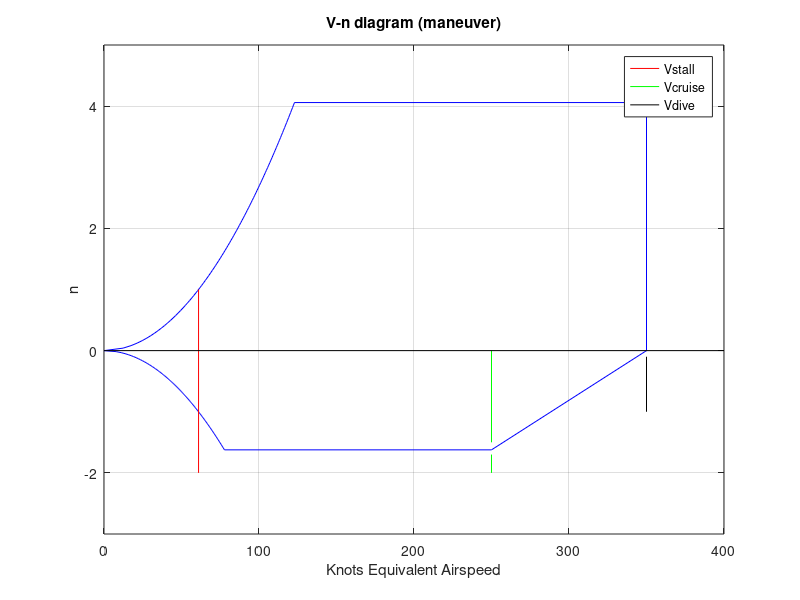
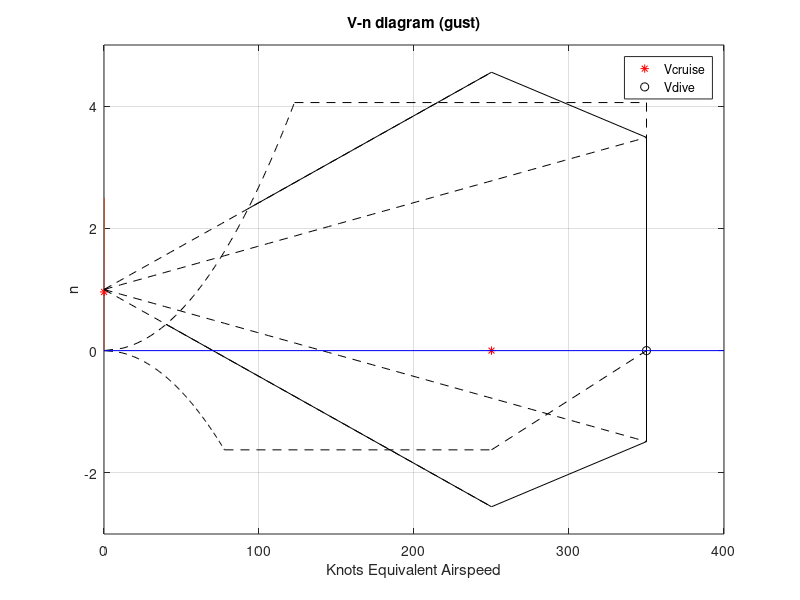
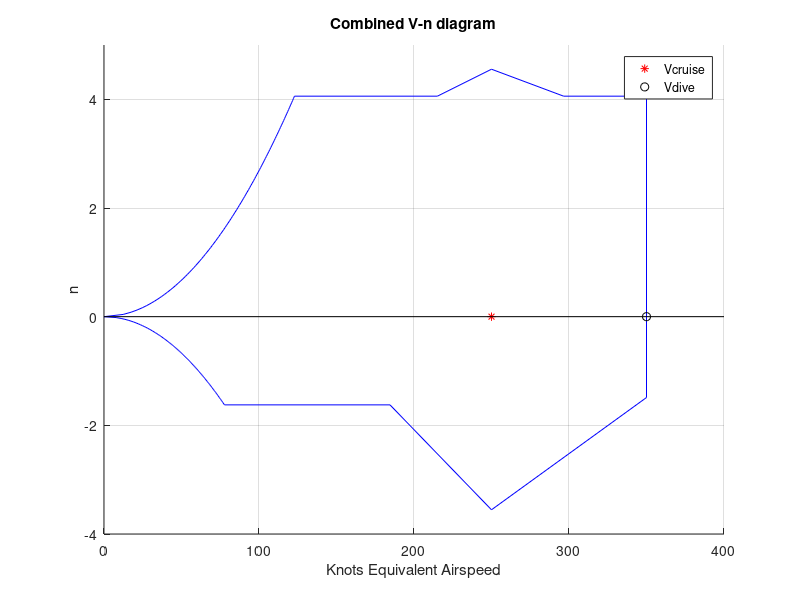

The MATLAB source for these figures, in order:
% Aero 3002 Design Course Calculations

% Redoing Sensitivity analysis and performance matching after finidng new
% L/D max value using drag polar analysis (L/D max = 12.815)
%% Wetted Area Calculations
clear; clc;
% Main Wing
Sexp_wing = 1911; % mm2
Swet_wing = Sexp_wing*(1.977 + (0.52*0.12)); % mm2

% Tail
Sexp_tail = 1068; % mm2
Swet_tail = Sexp_tail*(1.977 + (0.52*0.12)); % mm2

% Canard
Sexp_can = 435; % mm2
Swet_can = Sexp_can*(1.977 + (0.52*0.12)); % mm2

% Fuselage
Atop = 1994; Aside = 1993; % mm2
Swet_fuse = 3.4*((Atop + Aside)/2); % mm2

Swet = Swet_wing + Swet_tail + Swet_can + Swet_fuse; %mm2
fprintf('\nThe wetted area of the concept aircraft is %.2f mm^2\n', Swet);

% Wetted Aspect Ratio (Awetted)

% The wing span (b) of the concept aircraft is 150 mm.
b = 150;
Awetted = b^2/Swet;

fprintf('\nThe wetted aspect ratio of the concept aircraft is %.2f\n',Awetted);

% Using Fig 3.5 in Aircraft Design book, the calculated Awetted value gives
% L/D max of 12.185

%% Initial Sizing

clc; clear;
% Design Specifications

Range = 200; % nmi 
LDmax = 12.2815; Cruise_vel = 250; % knots;
Passenger = 6; Pass_weight = 80; % kg
Payload_weight = 15; % kg
End = 10; % min

% Range Conversion to ft

Rangefts = Range*6076.12; % ft

% Cruise Velocity conversion to ft/s

Cruise_velfts = Cruise_vel*1.68781; % ft/s

% Total Passenger and Paylod Weight in lb

Wtotal = (Passenger*Pass_weight*2.205) + (Passenger*Payload_weight*2.205); % lb;

% Endurance conversion to seconds

Endsec = End * 60; % sec

% Using cruise velocity of 250 knots and Fig 3.3 in Aircraft Design
% Textbook, the SFC (Specific Fuel Consumption) of the concept aircraft is
% 0.7 lb/(lb*hr) during crusie and 0.6 lb/(lb*hr) during loiter.

SFC_cruise = 0.7/3600; % sec
SFC_loit = 0.6/3600; % sec

% Mission Segment Weight Fractions

% Historical Weight Fractions for different mission segment

% Warmup and takeoff = 0.97   Climb  = 0.985    Landing = 0.995
% Info taken form Table 3.2 in Aircraft Design Textbook

W1W0 = 0.97; % takeoff
W2W1 = 0.985; %climb

RC = Rangefts * SFC_cruise;
VLDVal = Cruise_velfts * LDmax;

W3W2 = exp(-RC/VLDVal);

EC = Endsec * SFC_loit;

W4W3 = exp(-EC/LDmax);

W5W4 = W3W2; % Second cruise and loiter is same as first one
W6W5 = W4W3;

W7W6 = 0.995; % Landing

W7W0 = W1W0 * W2W1 * W3W2 * W4W3 * W5W4 * W6W5 * W7W6;

WfW0 = 1.06 * (1- W7W0);

W0gVal = []; WeW0Val = []; WeVal  = []; W0CVal = [];

for W0guess = [10000 5800 5700 5771 5772]
    W0gVal = [W0gVal, W0guess];

    WeW0 = -6*10^-6 * W0guess + 0.6619; % equation derived from research aircrafts
    WeW0Val = [WeW0Val, WeW0];

    W0Cal = Wtotal/(1 - (WfW0) - (WeW0));
    W0CVal = [W0CVal, W0Cal];

    We = WeW0 * W0Cal;
    WeVal = [WeVal, We];
end
 
fprintf('\n W0, guess    We/W0        We         W0, calculated\n')
formatspec = '%7.0f %12.4f %12.3f %15.3f \n';
fprintf(formatspec,[W0gVal; WeW0Val; WeVal; W0CVal]);

W0 = W0CVal(5);
Wf = W0 * WfW0;
We = W0 * ((-6*10^-6 * W0) + 0.6619);
fprintf('\nThe max take-off weight of the concept aircraft is %.3f lb or %.3f kg\n', W0, W0/2.205);

fprintf('\nThe max empty weight is %.3f lb or %.3f kg\n', We, We/2.205);
fprintf('\nThe max fuel weight is %.3f lb or %.3f kg\n', Wf, Wf/2.205);

fprintf('\nThe empty weight fraction is %.7f\n', We/W0);

%% Sensitivity Studies

% values of 25% below and above the max value is taken into consideration
% for these sensitivity studies

% Max take off weight is calculated for each changes in value

%% L/D changes
clear; clc;
for LDVal = 25.625
    Range = 200; % nmi 
    Cruise_vel = 250; % knots;
    Passenger = 6; Pass_weight = 80; % kg
    Payload_weight = 15; % kg
    End = 10; % min

    % Range Conversion to ft

    Rangefts = Range*6076.12; % ft

    % Cruise Velocity conversion to ft/s

    Cruise_velfts = Cruise_vel*1.68781; % ft/s

    % Total Passenger and Paylod Weight in lb

    Wtotal = (Passenger*Pass_weight*2.205) + (Passenger*Payload_weight*2.205); % lb;

    % Endurance conversion to seconds

    Endsec = End * 60; % sec

    % Using cruise velocity of 250 knots and Fig 3.3 in Aircraft Design
    % Textbook, the SFC (Specific Fuel Consumption) of the concept aircraft is
    % 0.7 lb/(lb*hr) during crusie and 0.6 lb/(lb*hr) during loiter.

    SFC_cruise = 0.7/3600; % sec
    SFC_loit = 0.6/3600; % sec

    % Mission Segment Weight Fractions

    % Historical Weight Fractions for different mission segment

    % Warmup and takeoff = 0.97   Climb  = 0.985    Landing = 0.995
    % Info taken form Table 3.2 in Aircraft Design Textbook

    W1W0 = 0.97; % takeoff
    W2W1 = 0.985; %climb

    RC = Rangefts * SFC_cruise;
    VLDVal = Cruise_velfts * LDVal;

    W3W2 = exp(-RC/VLDVal);

    EC = Endsec * SFC_loit;

    W4W3 = exp(-EC/LDVal);

    W5W4 = W3W2; % Second cruise and loiter is same as first one
    W6W5 = W4W3;

    W7W6 = 0.995; % Landing

    W7W0 = W1W0 * W2W1 * W3W2 * W4W3 * W5W4 * W6W5 * W7W6;

    WfW0 = 1.06 * (1- W7W0);

    W0gVal = []; WeW0Val = []; WeVal = []; W0CVal = [];
    for W0guess = 4764
        W0gVal = [W0gVal, W0guess];

        WeW0 = -6*10^-6 * W0guess + 0.6619; % equation derived from research aircrafts
        WeW0Val = [WeW0Val, WeW0];

        W0Cal = Wtotal/(1 - (WfW0) - (WeW0));
        W0CVal = [W0CVal, W0Cal];

        We = WeW0 * W0Cal;
        WeVal = [WeVal, We];
    end
    
    fprintf('\n W0, guess    We/W0        We         W0, calculated\n')
    formatspec = '%7.0f %12.4f %12.3f %15.3f \n';
    fprintf(formatspec,[W0gVal; WeW0Val; WeVal; W0CVal]);
end

%% Range changes
clc; clear;
% Design Specifications

Range = 250; % nmi 
LDmax = 20.5; Cruise_vel = 250; % knots;
Passenger = 6; Pass_weight = 80; % kg
Payload_weight = 15; % kg
End = 10; % min

% Range Conversion to ft

Rangefts = Range*6076.12; % ft

% Cruise Velocity conversion to ft/s

Cruise_velfts = Cruise_vel*1.68781; % ft/s

% Total Passenger and Paylod Weight in lb

Wtotal = (Passenger*Pass_weight*2.205) + (Passenger*Payload_weight*2.205); % lb;

% Endurance conversion to seconds

Endsec = End * 60; % sec

% Using cruise velocity of 250 knots and Fig 3.3 in Aircraft Design
% Textbook, the SFC (Specific Fuel Consumption) of the concept aircraft is
% 0.7 lb/(lb*hr) during crusie and 0.6 lb/(lb*hr) during loiter.

SFC_cruise = 0.7/3600; % sec
SFC_loit = 0.6/3600; % sec

% Mission Segment Weight Fractions

% Historical Weight Fractions for different mission segment

% Warmup and takeoff = 0.97   Climb  = 0.985    Landing = 0.995
% Info taken form Table 3.2 in Aircraft Design Textbook

W1W0 = 0.97; % takeoff
W2W1 = 0.985; %climb

RC = Rangefts * SFC_cruise;
VLDVal = Cruise_velfts * LDmax;

W3W2 = exp(-RC/VLDVal);

EC = Endsec * SFC_loit;

W4W3 = exp(-EC/LDmax);

W5W4 = W3W2; % Second cruise and loiter is same as first one
W6W5 = W4W3;

W7W6 = 0.995; % Landing

W7W0 = W1W0 * W2W1 * W3W2 * W4W3 * W5W4 * W6W5 * W7W6;

WfW0 = 1.06 * (1- W7W0);

W0gVal = []; WeW0Val = []; WeVal = []; W0CVal = [];

for W0guess = 5206
    W0gVal = [W0gVal, W0guess];

    WeW0 = -6*10^-6 * W0guess + 0.6619; % equation derived from research aircrafts
    WeW0Val = [WeW0Val, WeW0];

    W0Cal = Wtotal/(1 - (WfW0) - (WeW0));
    W0CVal = [W0CVal, W0Cal];

    We = WeW0 * W0Cal;
    WeVal = [WeVal, We];
end
 
fprintf('\n W0, guess    We/W0        We         W0, calculated\n')
formatspec = '%7.0f %12.4f %12.3f %15.3f \n';
fprintf(formatspec,[W0gVal; WeW0Val; WeVal; W0CVal]);

%% SFC Cruise changes
clc; clear;
% Design Specifications

Range = 200; % nmi 
LDmax = 20.5; Cruise_vel = 250; % knots;
Passenger = 6; Pass_weight = 80; % kg
Payload_weight = 15; % kg
End = 10; % min

% Range Conversion to ft

Rangefts = Range*6076.12; % ft

% Cruise Velocity conversion to ft/s

Cruise_velfts = Cruise_vel*1.68781; % ft/s

% Total Passenger and Paylod Weight in lb

Wtotal = (Passenger*Pass_weight*2.205) + (Passenger*Payload_weight*2.205); % lb;

% Endurance conversion to seconds

Endsec = End * 60; % sec

% Using cruise velocity of 250 knots and Fig 3.3 in Aircraft Design
% Textbook, the SFC (Specific Fuel Consumption) of the concept aircraft is
% 0.7 lb/(lb*hr) during crusie and 0.6 lb/(lb*hr) during loiter.

for SFC = 0.875
    SFC_cruise = SFC/3600; % sec
    SFC_loit = 0.6/3600; % sec

    % Mission Segment Weight Fractions

    % Historical Weight Fractions for different mission segment

    % Warmup and takeoff = 0.97   Climb  = 0.985    Landing = 0.995
    % Info taken form Table 3.2 in Aircraft Design Textbook

    W1W0 = 0.97; % takeoff
    W2W1 = 0.985; %climb

    RC = Rangefts * SFC_cruise;
    VLDVal = Cruise_velfts * LDmax;

    W3W2 = exp(-RC/VLDVal);

    EC = Endsec * SFC_loit;

    W4W3 = exp(-EC/LDmax);

    W5W4 = W3W2; % Second cruise and loiter is same as first one
    W6W5 = W4W3;

    W7W6 = 0.995; % Landing

    W7W0 = W1W0 * W2W1 * W3W2 * W4W3 * W5W4 * W6W5 * W7W6;

    WfW0 = 1.06 * (1- W7W0);

    W0gVal = []; WeW0Val = []; WeVal = []; W0CVal = [];

    for W0guess = 5206
        W0gVal = [W0gVal, W0guess];

        WeW0 = -6*10^-6 * W0guess + 0.6619; % equation derived from research aircrafts
        WeW0Val = [WeW0Val, WeW0];

        W0Cal = Wtotal/(1 - (WfW0) - (WeW0));
        W0CVal = [W0CVal, W0Cal];

        We = WeW0 * W0Cal;
        WeVal = [WeVal, We];
    end

    fprintf('\n W0, guess    We/W0        We         W0, calculated\n')
    formatspec = '%7.0f %12.4f %12.3f %15.3f \n';
    fprintf(formatspec,[W0gVal; WeW0Val; WeVal; W0CVal]);
end

%% We/Wo Changes
clc; clear;
% Design Specifications

Range = 200; % nmi 
LDmax = 20.5; Cruise_vel = 250; % knots;
Passenger = 6; Pass_weight = 80; % kg
Payload_weight = 15; % kg
End = 10; % min

% Range Conversion to ft

Rangefts = Range*6076.12; % ft

% Cruise Velocity conversion to ft/s

Cruise_velfts = Cruise_vel*1.68781; % ft/s

% Total Passenger and Paylod Weight in lb

Wtotal = (Passenger*Pass_weight*2.205) + (Passenger*Payload_weight*2.205); % lb;

% Endurance conversion to seconds

Endsec = End * 60; % sec

% Using cruise velocity of 250 knots and Fig 3.3 in Aircraft Design
% Textbook, the SFC (Specific Fuel Consumption) of the concept aircraft is
% 0.7 lb/(lb*hr) during crusie and 0.6 lb/(lb*hr) during loiter.

for SFC = 0.7
    SFC_cruise = SFC/3600; % sec
    SFC_loit = 0.6/3600; % sec

    % Mission Segment Weight Fractions

    % Historical Weight Fractions for different mission segment

    % Warmup and takeoff = 0.97   Climb  = 0.985    Landing = 0.995
    % Info taken form Table 3.2 in Aircraft Design Textbook

    W1W0 = 0.97; % takeoff
    W2W1 = 0.985; %climb

    RC = Rangefts * SFC_cruise;
    VLDVal = Cruise_velfts * LDmax;

    W3W2 = exp(-RC/VLDVal);

    EC = Endsec * SFC_loit;

    W4W3 = exp(-EC/LDmax);

    W5W4 = W3W2; % Second cruise and loiter is same as first one
    W6W5 = W4W3;

    W7W6 = 0.995; % Landing

    W7W0 = W1W0 * W2W1 * W3W2 * W4W3 * W5W4 * W6W5 * W7W6;

    WfW0 = 1.06 * (1- W7W0);

    W0gVal = []; WeW0Val = []; WeVal = []; W0CVal = [];

    for W0guess = 8000
        W0gVal = [W0gVal, W0guess];

        WeW0 = 0.790087; % equation derived from research aircrafts
        WeW0Val = [WeW0Val, WeW0];

        W0Cal = Wtotal/(1 - (WfW0) - (WeW0));
        W0CVal = [W0CVal, W0Cal];

        We = WeW0 * W0Cal;
        WeVal = [WeVal, We];
    end

    fprintf('\n W0, guess    We/W0        We         W0, calculated\n')
    formatspec = '%7.0f %12.4f %12.3f %15.3f \n';
    fprintf(formatspec,[W0gVal; WeW0Val; WeVal; W0CVal]);
end

%% Payload Changes

clc; clear;
% Design Specifications

Range = 200; % nmi 
LDmax = 20.5; Cruise_vel = 250; % knots;
Passenger = 6; Pass_weight = 80; % kg
Payload_weight = 18.75; % kg
End = 10; % min

% Range Conversion to ft

Rangefts = Range*6076.12; % ft

% Cruise Velocity conversion to ft/s

Cruise_velfts = Cruise_vel*1.68781; % ft/s

% Total Passenger and Paylod Weight in lb

Wtotal = (Passenger*Pass_weight*2.205) + (Passenger*Payload_weight*2.205); % lb;

% Endurance conversion to seconds

Endsec = End * 60; % sec

% Using cruise velocity of 250 knots and Fig 3.3 in Aircraft Design
% Textbook, the SFC (Specific Fuel Consumption) of the concept aircraft is
% 0.7 lb/(lb*hr) during crusie and 0.6 lb/(lb*hr) during loiter.

SFC_cruise = 0.7/3600; % sec
SFC_loit = 0.6/3600; % sec

% Mission Segment Weight Fractions

% Historical Weight Fractions for different mission segment

% Warmup and takeoff = 0.97   Climb  = 0.985    Landing = 0.995
% Info taken form Table 3.2 in Aircraft Design Textbook

W1W0 = 0.97; % takeoff
W2W1 = 0.985; %climb

RC = Rangefts * SFC_cruise;
VLDVal = Cruise_velfts * LDmax;

W3W2 = exp(-RC/VLDVal);

EC = Endsec * SFC_loit;

W4W3 = exp(-EC/LDmax);

W5W4 = W3W2; % Second cruise and loiter is same as first one
W6W5 = W4W3;

W7W6 = 0.995; % Landing

W7W0 = W1W0 * W2W1 * W3W2 * W4W3 * W5W4 * W6W5 * W7W6;

WfW0 = 1.06 * (1- W7W0);

W0gVal = []; WeW0Val = []; WeVal  = []; W0CVal = [];

for W0guess = 5146
    W0gVal = [W0gVal, W0guess];

    WeW0 = -6*10^-6 * W0guess + 0.6619; % equation derived from research aircrafts
    WeW0Val = [WeW0Val, WeW0];

    W0Cal = Wtotal/(1 - (WfW0) - (WeW0));
    W0CVal = [W0CVal, W0Cal];

    We = WeW0 * W0Cal;
    WeVal = [WeVal, We];
end
 
fprintf('\n W0, guess    We/W0        We         W0, calculated\n')
formatspec = '%7.0f %12.4f %12.3f %15.3f \n';
fprintf(formatspec,[W0gVal; WeW0Val; WeVal; W0CVal]);

%% Performance Matching of various flight condition

% Stall
clear; clc;
row = 1.23; % kg/m3
Vstall = 61; % knots
Clmax_stall = 1.80645;

WS_stall = 0.5*row*Clmax_stall*(Vstall/1.944)^2; % N/m2

% Take-off

TOP = 66.66; % lbf/ft2;
den_ratio = 1;
Cl_TO = Clmax_stall/1.1;

WS_take = @(TW) TOP*47.88*den_ratio*Cl_TO*TW;

% Landing
Sl = 750; Sa = 183;%m
Cl_Land = Clmax_stall; % Cl of landing is same as Cl max at stall
WS_landing = (1/5)*(Sl-Sa)*den_ratio*Cl_Land*9.81;

% Cruise
 % Necessary relationship between T/W (Thrust to Weight ratio) and L/D
 % (Lift to drag ratio) during cruise
 
 % (T/W)cruise = 1/(L/D) cruise
 
 % At cruise, L/D = 1/(qCdo/(W/S) + (W/S*q*pi*A*e))
 
 CD0 = 0.015; % Zero lift drag coefficent for a jet aircraft
 row_25Kft = 0.550196; % kg/m3
 V = 250/1.944; % m/s
 A_wing = 9.9075; % Aspect ratio of wing
 
 q = 0.5*row_25Kft*V^2; % kg/ms2 dynamic pressure at 7620 m 
 
 e = 1.78*(1-0.045*A_wing^0.68) - 0.64; % Oswald efficiency factor for a straight- wing aircraft
 
 TW_cruise = @(WS) ((q*CD0)/WS) + (WS/(q*pi()*A_wing*e));
 
 % Climb
 
 % Thrust to weight equation for climb can be derived through climb
 % equations of motion
 
 % Rate of climb is related to thrust to weight and wing loading using the
 % following equation
 
 % Rc = ((2*WS)/(row*CL_LDmax))^0.5 * (TW - (1/LDmax))
 
 % The rate of climb equation can be isolated for TW (Thrust to weight)
 
 Rc = 0.508; % m/s rate of climb for service
 row_sea = 1.24; % kg/m3 density at sea level
 LDmax = 12.2815;
 
 CL_LDmax = (CD0 * pi()*A_wing*e)^0.5;
 
 TW_climb = @(WS) Rc/(((2*WS)/(row_sea*CL_LDmax))^0.5) + 1/(LDmax);
 
 % Plotting takeoff performance plot
 TakeVal = []; CrusVal = []; ClimbVal = [];
 for TW = linspace(0,0.5)
     Take = WS_take(TW);
     TakeVal = [TakeVal,Take];
 end
 
 for WS = linspace(100,2500)
     Cruise = TW_cruise(WS);
     CrusVal = [CrusVal,Cruise];
 end
 
 for WS = linspace(0,2500)
     Climb = TW_climb(WS);
     ClimbVal = [ClimbVal, Climb];
 end
 figure(1);
 TW = linspace(0,0.6);
 WS_cruise = linspace(100,2500);
 WS_climb = linspace(0,2500);
 plot(TakeVal,TW,'r');
 hold on; grid on;
 plot(WS_cruise,CrusVal,'b');
 plot(WS_climb,ClimbVal,'m');
 plot([WS_stall,WS_stall],[0,0.7],'k');
 plot([WS_landing,WS_landing],[0,0.7],'c');
 title('Performance Matching Analysis for various conditions');
 xlabel('Wo/Sref (N/m^2)');
 ylabel('To/Wo');
 
 % Intersection Points (Design Points)
plot(557.475,0.12763025,'k*');
plot(WS_stall,0.250435992,'g*');
plot(WS_stall, 0.3734, 'r*');
legend('Take-off','Cruise','Climb','Stall','Landing','Design Point 1','Design Point 2', 'Design Point 3');
hold off;

fprintf('\nDesign Point 3 is selected\n');
fprintf('\nThe selected T/W is 0.3734 and the selected W/S is %.4f N/m^2\n',WS_stall);
Thrust = 0.3734*2254.773*9.81; % N
MTOW = 2617.624; % kg Max take-off weight
Sref = (MTOW*9.81)/WS_stall;

fprintf('The selected Sref for the aircraft is %.5f m^2\n',Sref);
fprintf('\nThe selected thrust for the aircraft is %.4f N for two engines\n',Thrust);
fprintf('\nThe selected thrust for the aircraft is %.4f N for one engine\n',Thrust/2);

% Wingspan
b = (A_wing*Sref)^0.5; %m
fprintf('\nThe wing span of the aircraft is %.4f m\n',b);
%% Drag Polar Analysis
clear; clc;
A = 9.90753;
e = 0.759032;

K = 1/(pi()*A*e);
Sref = 23.47513; % m2
Sref_Imp = 19.69207*10.764; % ft2

Cd0 = 8.3/Sref_Imp;

Drag_Coeff = @(Cl) Cd0 + K*Cl.^2;

s = 1/(2*Cd0^(1/2)*K^(1/2));

CdVal = []; a = 1; b = [];
for Cl = 0:0.01:2.5
    Cd = Drag_Coeff(Cl);
    CdVal = [CdVal, Cd];
    b = [b,a];
    a = a+1;
    
end

figure(2);
Cl = 0:0.01:2.5;
Clmax = 2.5;
plot(CdVal,Cl); hold on;
plot([0, Clmax/s],[0,Clmax]);
plot(CdVal(97), Cl(97), 'r*');
title('Drag Polar Analysis');
xlabel('Cd');
ylabel('Cl');
legend('Aircraft Drag','Tangent Line','L/D max');
hold off;
grid on;


% syms Cd Cd0 K s
% solve(Cd == Cd0 + K*(s*Cd)^2,Cd)
% 
% solve(1 - 4*Cd0*K*s^2 == 0, s)
Cl_coeff = 0:0.01:2.5;
y1 = Drag_Coeff(Cl_coeff);
slope = Cl_coeff./y1;

fprintf('\n Iterations      Cl         Cd        Slope\n')
formatspec = '%7.0f %13.4f %10.4f  %10.4f\n';
fprintf(formatspec,[b; Cl_coeff; y1; slope]);

%% V-N Diagram
clear; clc;
% Need to assess the different loads experienced by the aircraft at
% different velocities
% Vdive Vstall different Vgust

Vcruise = 250; % knots
MTOW = 2255.159; %kg
Clmax = 1.80645;
WS = 1093.8763; %N/m^2
row = 1.23; %kg/m3 density at sea level

%Dive Speed
Vdive = 1.4*Vcruise;  % (units: knots) design dive speed from CAR 523.335c

% Stall
% Load Equation for stall : n = (row*Vstall^2*Cl*Sref)/(2*Wo);
 
%Stall Speed
Vstall = ((1*2*WS)/(row*Clmax))^0.5; % m/s
Vstall_knots = Vstall*1.944; % knots

%Positive limit on manoeuvring load factor

n_pos = 2.1 + 24000/(MTOW+10000);

%positive value of n must be 3.8 or lower

% Negative limit on maoeuvring load factor

n_neg = 0.4*n_pos;

% plotting V-N diagram (with maneuver loads)
Vval_pos = []; Vval_neg = [];
Speed = @(n) ((n*2*WS)/(row*Clmax))^0.5;
for n = linspace(0,n_pos,100)
    velo = Speed(n);
    Vval_pos = [Vval_pos,velo];
end

for n = linspace(0,n_neg,100)
    velo = Speed(n);
    Vval_neg = [Vval_neg,velo];
end
Vval_pos_knots = Vval_pos.*1.944;
Vval_neg_knots = Vval_neg.*1.944;
n = linspace(0,n_pos,100);
n2 = linspace(0,n_neg,100);

figure(1);
plot(Vval_pos_knots,n,'b');
axis([0 400 -3 5]);
title('V-n diagram (maneuver)');
xlabel('Knots Equivalent Airspeed');
ylabel('n');
hold on;
plot(Vval_neg_knots,n2.*-1,'b');
plot([Vval_pos_knots(100), Vdive], [n(100), n(100)],'b');
plot([Vval_neg_knots(100), Vcruise], [n2(100)*-1 , n2(100)*-1],'b');
plot([Vdive, Vdive], [n(100) ,0] ,'b');
plot([Vcruise, Vdive], [n2(100)*-1, 0],'b');
p1 = plot([Vstall_knots, Vstall_knots], [-2, 1], 'r');
plot([Vcruise, Vcruise], [-2, -1.7], 'g');
p2 = plot([Vcruise, Vcruise], [-1.5, 0], 'g');
p3 = plot([Vdive, Vdive], [-0.1, -1], 'k');
plot([0, 400], [0, 0],'k');
legend([p1, p2, p3],{'Vstall','Vcruise','Vdive'});
grid on;
hold off;
    
%Gust Loads
% aircraft can experience load due to strong wind gusts

% Change in load factor due to wind gust must be calculated

row_cruise = 0.5502; % kg/m3 density at 25000ft
Clalpha = 4.6; % Slope of the lift coefficient vs angle of attack graph for NACA 4415 (selected airfoil)
taper = 0.4; % taper ratio
b = 14.1542; %m
g = 9.81 ; %m/s^2 gravity
S = 20.221; %m2

croot = 2*S/(b*(1+taper));
Ude_cruise_imp = 50 ; % feets per second
Ude_cruise = Ude_cruise_imp/3.281; % m/s  gust speed at cruise given in CARs 523.333c

Ude_dive_imp = 25; % feets per second
Ude_dive = Ude_dive_imp/3.281; % m/s gust speed at dive


cbar = (2/3)*croot*((1+taper+taper^2)/(1+taper));
mass_ratio = 2*WS/(row_cruise*g*cbar*Clalpha); % mass ratio


K = (0.88*mass_ratio)/(5.3 + mass_ratio); % gust alleviation factor

U_cruise = K*Ude_cruise;
U_dive = K*Ude_dive;


deltan_cruise = @(V) (row_cruise*U_cruise*V*Clalpha)/(2*WS);
deltan_dive = @(V) (row_cruise*U_dive*V*Clalpha)/(2*WS);


% Veocity from 0 to Vcruise
deln = [];
for V = linspace(0,Vcruise,100)
    load = deltan_cruise(V);
    deln = [deln,load];
end

figure(2);
v3 = linspace(0,Vcruise,100);
hold on; grid on;
plot(v3,deln+1,'--k');
plot(v3,(deln.*-1)+1,'--k');

% maneuver v-n diagram
plot(Vval_pos_knots,n,'--k');
plot(Vval_neg_knots,n2.*-1,'--k');
plot([Vval_pos_knots(100), Vdive], [n_pos, n_pos],'--k');
plot([Vval_neg_knots(100), Vcruise], [n_neg*-1 , n_neg*-1],'--k');
plot([Vdive, Vdive], [n_pos ,0] ,'--k');
plot([Vcruise, Vdive], [n_neg*-1, 0],'--k');


% Velocity from 0 to Vdive
deln2 = [];
for V = linspace(0,Vdive,100)
    load = deltan_dive(V);
    deln2 = [deln2,load];
end

v4 = linspace(0,Vdive,100);
plot(v4,deln2+1,'--k');
plot(v4,(deln2.*-1)+1,'--k');
plot([v3(100), v4(100)], [deln(100)+1, deln2(100)+1],'k');
plot([v3(100), v4(100)], [(deln(100)*-1)+1, (deln2(100)*-1)+1],'k');
plot([Vdive, Vdive], [deln2(100)+1, (deln2(100)*-1)+1],'k');
plot([215.111, Vcruise], [n_pos, deln(100)+1], 'k');
plot([215.111, 92.939], [n_pos, 2.321367], 'k');
plot([Vcruise, 40.029], [(deln(100)*-1)+1, 0.4308], 'k');
pl1 = plot(Vcruise,0,'r*');
pl2  = plot(Vdive, 0, 'ko');
plot([0, 400], [0, 0],'b');
legend([pl1 pl2], {'Vcruise', 'Vdive'});
axis([0 400 -3 5]);
title('V-n diagram (gust)');
xlabel('Knots Equivalent Airspeed');
ylabel('n');
hold off;


% Combined V-N diagram
figure(3);
hold on; grid on;
plot(Vval_pos_knots,n,'b');
plot(Vval_neg_knots,n2.*-1,'b');
plot([Vval_pos_knots(100), 215.111], [n_pos, n_pos],'b');
plot([215.111, Vcruise], [n_pos, deln(100)+1], 'b');
plot([Vcruise, 296.519], [deln(100)+1, n_pos],'b');
plot([296.519, Vdive], [n_pos, n_pos], 'b');
plot([Vdive, Vdive], [n_pos, (deln2(100)*-1)+1], 'b');
plot([Vdive, Vcruise], [(deln2(100)*-1)+1, deln(100)*-1], 'b');
plot([Vcruise, 184.514], [deln(100)*-1, n_neg*-1],'b');
plot([184.514, Vval_neg_knots(100)], [n_neg*-1, n_neg*-1], 'b');
pl1 = plot(Vcruise,0,'r*');
pl2  = plot(Vdive, 0, 'ko');
plot([0, 400], [0, 0],'k');
legend([pl1 pl2], {'Vcruise', 'Vdive'});
axis([0 400 -4 5]);
title('Combined V-n diagram');
xlabel('Knots Equivalent Airspeed');
ylabel('n');
hold off;